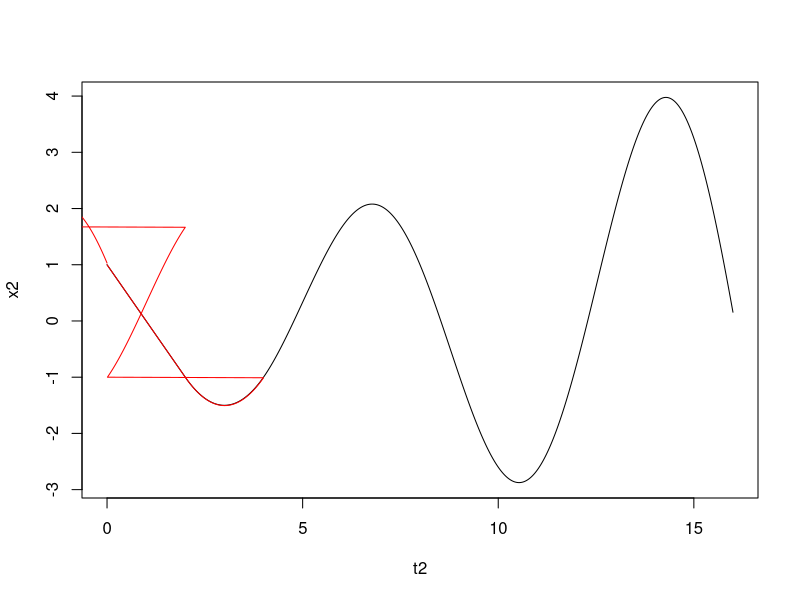

Source code (R):
# solucion de la ecuacion x'(t) = -x(t-T) para t >= 0
# con x(t)=1 para t en [-T,0]


t2=5

#======================= solucion analitica con retardo

tao = 2
del1 = .1
n = tao/del1+1

t = seq(0,1,length.out = 100)

nrep = 8

t2 = c()
x2 = c()

for (n in 1:nrep){
  #n = 2
  tt = tao*t+(n-1)*tao
  x = 1
  for (k in 1:n){
    x = x + (-1)^k * (tt-(k-1)*tao)^k / factorial(k)
  }
  t2 = c(t2, tt)
  x2 = c(x2, x)
}

print(length(t2))
print(length(x2))
print(t2)
print(x2)
plot(t2,x2, type='l')


#======================= solucion numerica con  retardo

tao = 2
del1 = .01
n = tao/del1+1


t = seq(0,tao,length.out = n)
y = rep(1, n)

nrep = t2/tao
#cat('nrep:', nrep, '\n')

tt = t

for (i in 2:nrep){
  tt = c(tt, (i-1)*tao+t[2:n])
}

#print('tt')
#print(tt)

nt = length(tt)

yy = rep(0,nt)

y1 = y[1]
yy[1] = y1

for (i in 2:n){
  y2 = y1 - del1*y[i]
  yy[i] = y2
  y1 = y2
}

#print('yy')
#print(yy)

#print('y1')
#print(y1)

for (i in (n+1):nt){
  y2 = y1 - del1*yy[i-n]
  yy[i] = y2
  y1 = y2
}

#print(tt)
#print(yy)

#print(length(tt))
#print(length(yy))

points(tt, yy, type='l', col='red')
